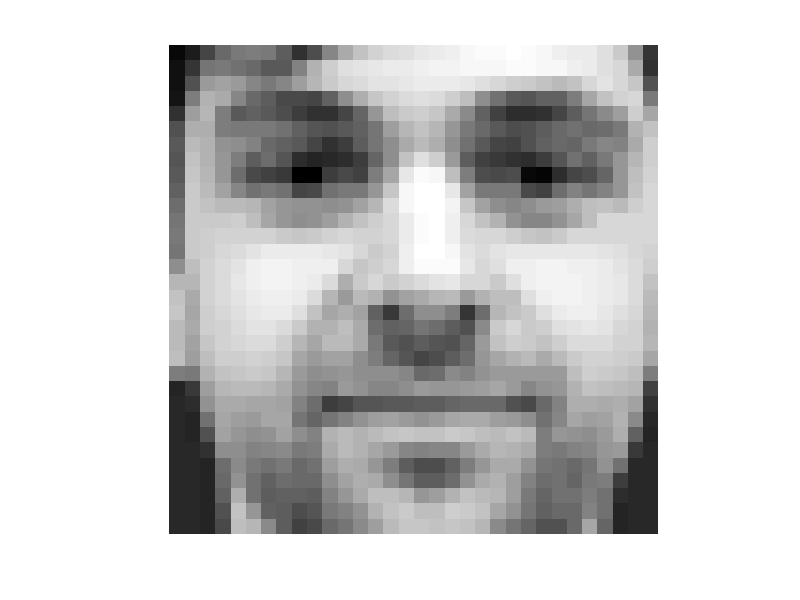

The MATLAB source for this figure: (Note: this script raises an error after producing the figure.)
%% HW3, Problem 4: face detection task
%% Run this cell first to load mu and U
load faces
mu = mean(X, 2); %mean face image (vectorized)
[U,S,V] = svd(X-mu,'econ'); %colums of U are the (vectorized) eigenfaces

%% Part (a) define the "facedist" function 
% You can "prototype" your function here first using mu and U loaded above
% Then save your function in the file "facedist.m"

%% Part (b) test out the "facedist" function here
%example: test facedist function on the "greg" image
load greg %loads image into variable x
figure(1); 
imagesc(x); %show the image
axis image; axis off; colormap gray

dist1 = facedist(x,mu,U);
disp(dist1)
%do other tests here

load nic_cage %loads image into variable x
figure(2); 
imagesc(x); %show the image
axis image; axis off; colormap gray

dist1 = facedist(x,mu,U);
disp(dist1)

x=rand(32,32); %loads image into variable x
figure(3); 
imagesc(x); %show the image
axis image; axis off; colormap gray

dist1 = facedist(x,mu,U);
disp(dist1)

%% Part (c), step 1: Compute distance of each image patch from "face space"
% After making updates to facedist.m, run this code block 
% *WARNING* this code block can take several minutes to run dependending
% on how you implement the facedist function. However, an efficient implementation
% should only take a few seconds.

%do not alter the next four lines of code
load friends
fun = @(x) facedist(x,mu,U); %function wrapper
DistImg = nlfilter(img,[32,32],fun); %compute the face space distance of each image patch
NormImg = nlfilter(img,[32,32],@(x) norm(x(:))); %compute the norm of each image patch
%% Part (c), step 2: threshold the distance image, plot the result
thresh = 2.1; %threshold to apply to distance image

%do not alter the code below this line
faceloc = DistImg < thresh;  
faceloc = faceloc & (NormImg  > 15); %filter out dark regions; do not change this

figure(1);
subplot(1,3,1);
imagesc(img);
axis image; axis off; colormap gray
subplot(1,3,2);
imagesc(DistImg);
axis image; axis off; colormap gray
title('distance image');
subplot(1,3,3);
nimg = zeros([size(img), 3]);
nimg(:,:,1) = 0.7*img;
nimg(:,:,2) = 0.7*img + faceloc;
nimg(:,:,3) = 0.7*img;
imagesc(nimg);
axis image; axis off;
title('detected faces (in green)');
